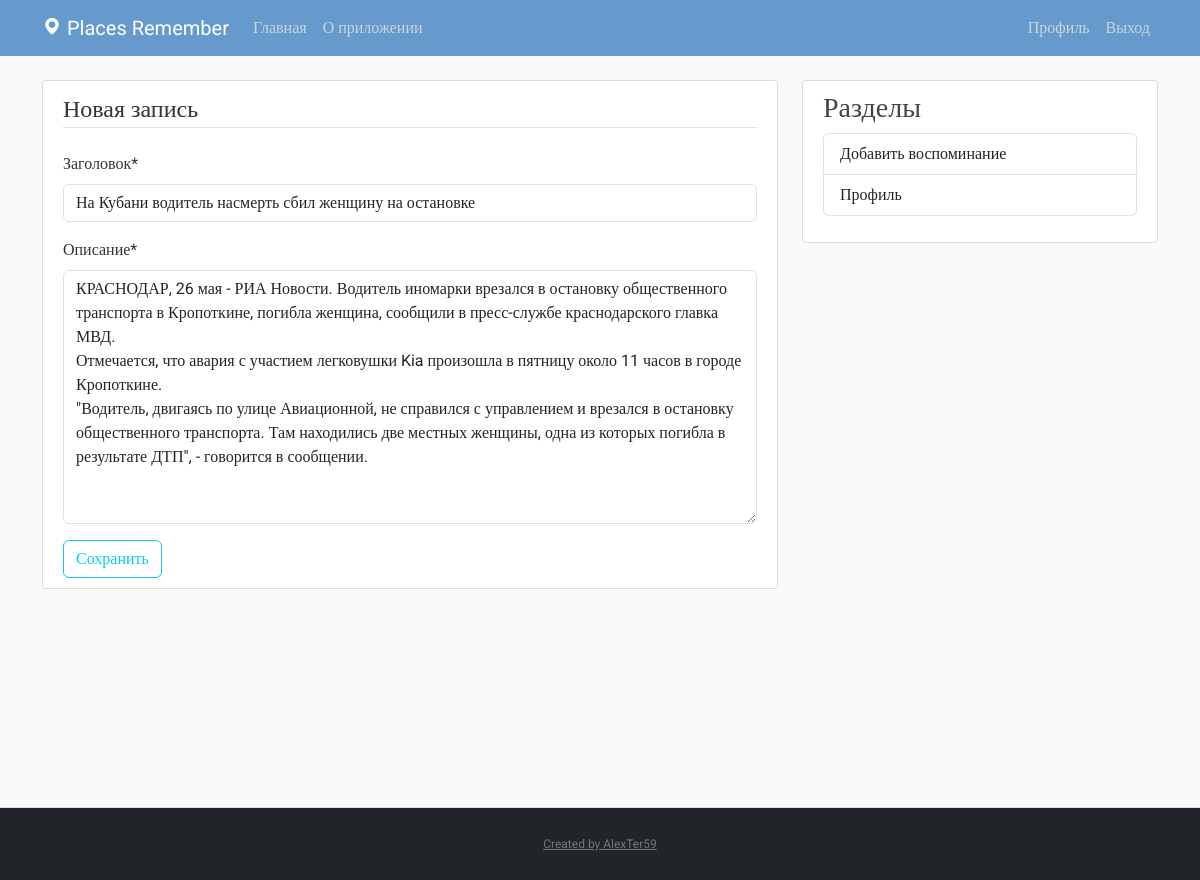
/post/6/update/ (signed in), run on the app's committed database.
### blog/models.py (models this page shows, shortened)
class Post(models.Model):
    title = models.CharField('Заголовок', max_length=100)
    content = models.TextField('Описание')
    date_posted = models.DateTimeField(default=timezone.now)
    author = models.ForeignKey(User, on_delete=models.CASCADE)

### blog/views.py (the view, shortened to what this page needs)
# urls.py: path('post/<int:pk>/update/', PostUpdateView.as_view(), name='post-update'),
class PostUpdateView(LoginRequiredMixin, UserPassesTestMixin, UpdateView):
    model = Post
    fields = ['title', 'content']
    def test_func(self):
        post = self.get_object()
        if self.request.user == post.author:
            return True
        return False

### blog/templates/blog/post_form.html (shortened to what this page needs)
{% extends "blog/base.html" %}
{% load crispy_forms_tags %}
{% block content %}
    <div class="content-section">
        <form method="POST">
            <fieldset class="form-group">
                <legend class="border-bottom mb-4">Новая запись</legend>
                {{ form|crispy }}
            </fieldset>
            <div class="form-group">
                <button class="btn btn-outline-info" type="submit">Сохранить</button>
            </div>
        </form>
    </div>
{% endblock content %}

### blog/static/blog/css/main.css (style rules this page uses)
﻿body, html { width:100%; height:100% }
body { margin:0; padding:0; background: #fafafa; color: #333333; margin-top: 5rem; font-family:Roboto; }
.content-section { background: #ffffff; padding: 10px 20px; border: 1px solid #dddddd; border-radius: 3px; margin-bottom: 20px; }

### data on the page
Post: title "На Кубани водитель насмерть сбил женщину на остановке", content "КРАСНОДАР, 26 мая - РИА Новости. Водитель иномарки врезался в остановку общественного транспорта в Кропоткине, погибла женщина, сообщили в пресс-службе краснодарского главка МВД. Отмечается, что авария с участием легковушки Kia произошла в пятницу около 11 часов в городе Кропоткине. \"Водитель, двигаясь по улице Авиационной, не справился с управлением и врезался в остановку общественного транспорта. Там находились две местных женщины, одна из которых погибла в результате ДТП\", - говорится в сообщении."
